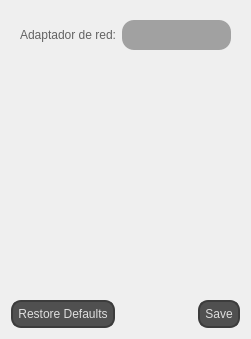
      <widget class="QWidget" name="options">
       <property name="styleSheet">
        <string notr="true">QLabel{
	color: rgba(0, 0, 0, 150);
	font: 11pt &quot;Segoe UI&quot;;
}
QGroupBox {
	color: rgb(255, 255, 255);
	font: 11pt &quot;Segoe UI&quot;;
    border:1px solid #76797C;
    border-radius: 2px;
    margin-top: 20px;
}

QGroupBox::title {
    subcontrol-origin: margin;
    subcontrol-position: top center;
    padding-left: 10px;
    padding-right: 10px;
    padding-top: 10px;
}

QCheckBox, QRadioButton{
font: 11pt &quot;Segoe UI&quot;;
	color: white;
}
QCheckBox::indicator, QRadioButton::indicator {
	border: 1px solid rgb(100, 100, 100);
	width: 10px;
	height: 10px;
	border-radius: 5px;
	background-color: rgb(135, 135, 135);
}
QCheckBox::indicator:checked, QRadioButton::indicator:checked {
	border: 1px solid rgb(255, 205, 0);
	background-color: rgb(255, 255, 0);
}

QLineEdit {
font: 11pt &quot;Segoe UI&quot;;
	border: 2px solid rgb(45, 45, 45);
	border-radius: 15px;
	padding: 5px;
	background-color: rgb(30, 30, 30);	
	/*color: rgb(100, 100, 100);*/
	
	color: rgb(235, 235, 235);
}
QLineEdit:hover {
	border: 2px solid rgb(55, 55, 55);
}
QLineEdit:focus {
	border: 2px solid rgb(255, 207, 0);	
	color: rgb(200, 200, 200);
}

QComboBox
{
	color: rgb(0, 0, 0);
	font: 12pt &quot;Calibri&quot;;
    background-color: rgb(161, 161, 161);
    border-radius:12px;
    border:none;
    padding-left: 10px;
    padding-right: 10px;
    selection-background-color: rgb(62, 62, 62);
    min-width: 75px;
	min-height: 30px;
}

QComboBox:drop-down {
	color: white;
    subcontrol-origin: padding;
    subcontrol-position: top right;
    width: 12px;
    border:none;
    border-radius:10px;
    background-color: transparent;
}

QComboBox:down-arrow {
      height: 12px;
    width: 12px;
    padding-right: 10px;
}

QComboBox:on:hover:focus {
}

QComboBox QAbstractItemView
{
	color: black;
    background-color: white;
    border-radius: 10px;
    border: none;
    selection-background-color: #18465d;
}

QPushButton {	
	color: rgb(222, 222, 222);
	font: bold 12pt &quot;Calibri&quot;;
	background-color: rgb(80, 80, 80);
	border: 2px solid rgb(60, 60, 60);
	border-radius: 10px;
	padding:5px;
}
QPushButton:hover {	
	background-color: rgb(100, 100, 100);
	border: 2px solid  rgb(0, 179, 255);
}
QPushButton:pressed {	
	background-color: rgb(80, 80, 80);
	border: 2px solid rgb(0, 234, 255);	
	color: rgb(0, 234, 255);
}</string>
       </property>
       <layout class="QGridLayout" name="gridLayout_40">
        <item row="2" column="0">
         <widget class="QDialogButtonBox" name="buttonBox">
          <property name="standardButtons">
           <set>QDialogButtonBox::RestoreDefaults|QDialogButtonBox::Save</set>
          </property>
         </widget>
        </item>
        <item row="1" column="0">
         <spacer name="verticalSpacer_7">
          <property name="orientation">
           <enum>Qt::Vertical</enum>
          </property>
          <property name="sizeHint" stdset="0">
           <size>
            <width>20</width>
            <height>235</height>
           </size>
          </property>
         </spacer>
        </item>
        <item row="0" column="0">
         <widget class="QWidget" name="widget_3" native="true">
          <layout class="QGridLayout" name="gridLayout_37">
           <item row="0" column="1">
            <widget class="QComboBox" name="network_adapter"/>
           </item>
           <item row="0" column="0">
            <widget class="QLabel" name="label_24">
             <property name="text">
              <string>Adaptador de red:</string>
             </property>
            </widget>
           </item>
          </layout>
         </widget>
        </item>
       </layout>
      </widget>
